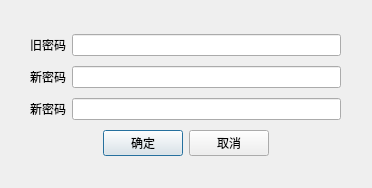
<?xml version="1.0" encoding="UTF-8"?>
<ui version="4.0">
 <class>ModifyPasswordDialog</class>
 <widget class="QDialog" name="ModifyPasswordDialog">
  <property name="geometry">
   <rect>
    <x>0</x>
    <y>0</y>
    <width>372</width>
    <height>188</height>
   </rect>
  </property>
  <property name="windowTitle">
   <string>修改密码</string>
  </property>
  <widget class="QWidget" name="">
   <property name="geometry">
    <rect>
     <x>30</x>
     <y>30</y>
     <width>311</width>
     <height>131</height>
    </rect>
   </property>
   <layout class="QVBoxLayout" name="verticalLayout">
    <item>
     <layout class="QHBoxLayout" name="horizontalLayout">
      <item>
       <widget class="QLabel" name="label">
        <property name="text">
         <string>旧密码</string>
        </property>
       </widget>
      </item>
      <item>
       <widget class="QLineEdit" name="oldPasswordEdit">
        <property name="echoMode">
         <enum>QLineEdit::Password</enum>
        </property>
       </widget>
      </item>
     </layout>
    </item>
    <item>
     <layout class="QHBoxLayout" name="horizontalLayout_2">
      <item>
       <widget class="QLabel" name="label_2">
        <property name="text">
         <string>新密码</string>
        </property>
       </widget>
      </item>
      <item>
       <widget class="QLineEdit" name="newPasswordEdit">
        <property name="echoMode">
         <enum>QLineEdit::Password</enum>
        </property>
       </widget>
      </item>
     </layout>
    </item>
    <item>
     <layout class="QHBoxLayout" name="horizontalLayout_3">
      <item>
       <widget class="QLabel" name="label_3">
        <property name="text">
         <string>新密码</string>
        </property>
       </widget>
      </item>
      <item>
       <widget class="QLineEdit" name="newPassword2Edit">
        <property name="echoMode">
         <enum>QLineEdit::Password</enum>
        </property>
       </widget>
      </item>
     </layout>
    </item>
    <item>
     <layout class="QHBoxLayout" name="horizontalLayout_4">
      <item>
       <spacer name="horizontalSpacer">
        <property name="orientation">
         <enum>Qt::Horizontal</enum>
        </property>
        <property name="sizeHint" stdset="0">
         <size>
          <width>40</width>
          <height>20</height>
         </size>
        </property>
       </spacer>
      </item>
      <item>
       <widget class="QPushButton" name="okButton">
        <property name="text">
         <string>确定</string>
        </property>
       </widget>
      </item>
      <item>
       <widget class="QPushButton" name="cancelButton">
        <property name="text">
         <string>取消</string>
        </property>
       </widget>
      </item>
      <item>
       <spacer name="horizontalSpacer_2">
        <property name="orientation">
         <enum>Qt::Horizontal</enum>
        </property>
        <property name="sizeHint" stdset="0">
         <size>
          <width>40</width>
          <height>20</height>
         </size>
        </property>
       </spacer>
      </item>
     </layout>
    </item>
   </layout>
  </widget>
 </widget>
 <resources/>
 <connections/>
</ui>
